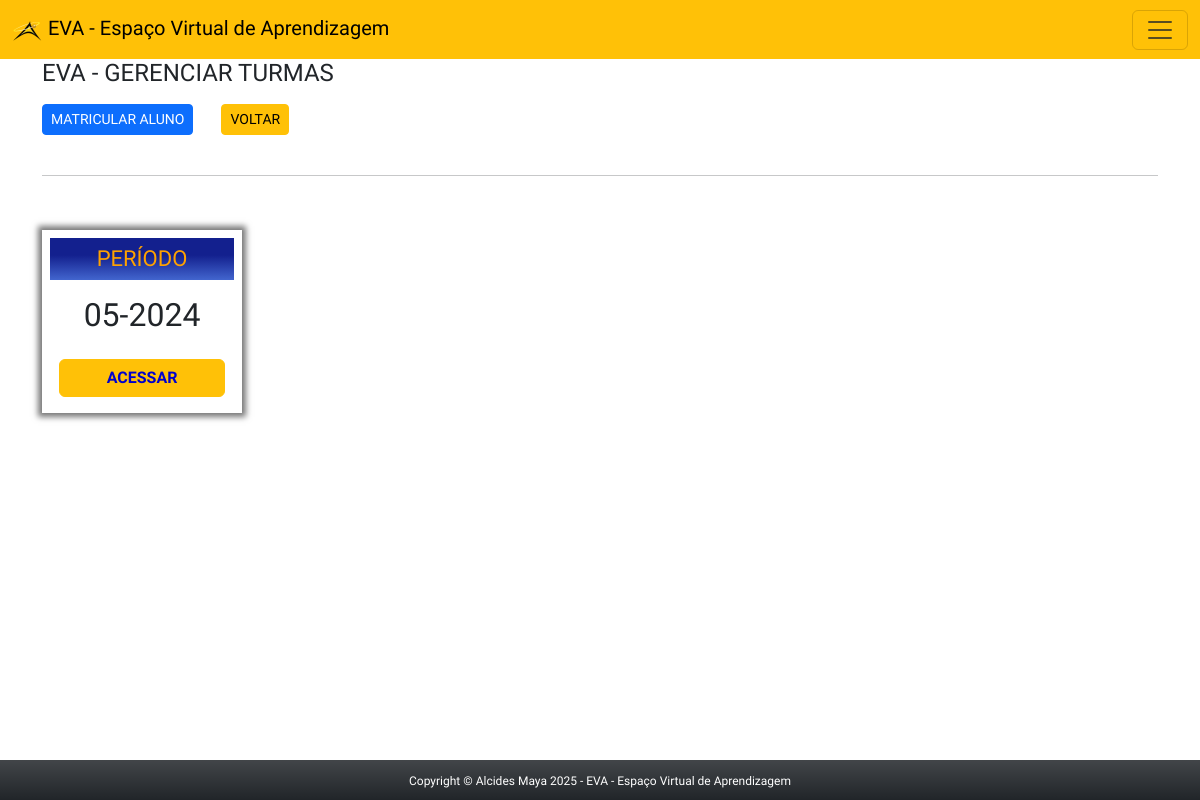
Before: /app/view/adminTurmasPer.php (signed in) with the older database file.
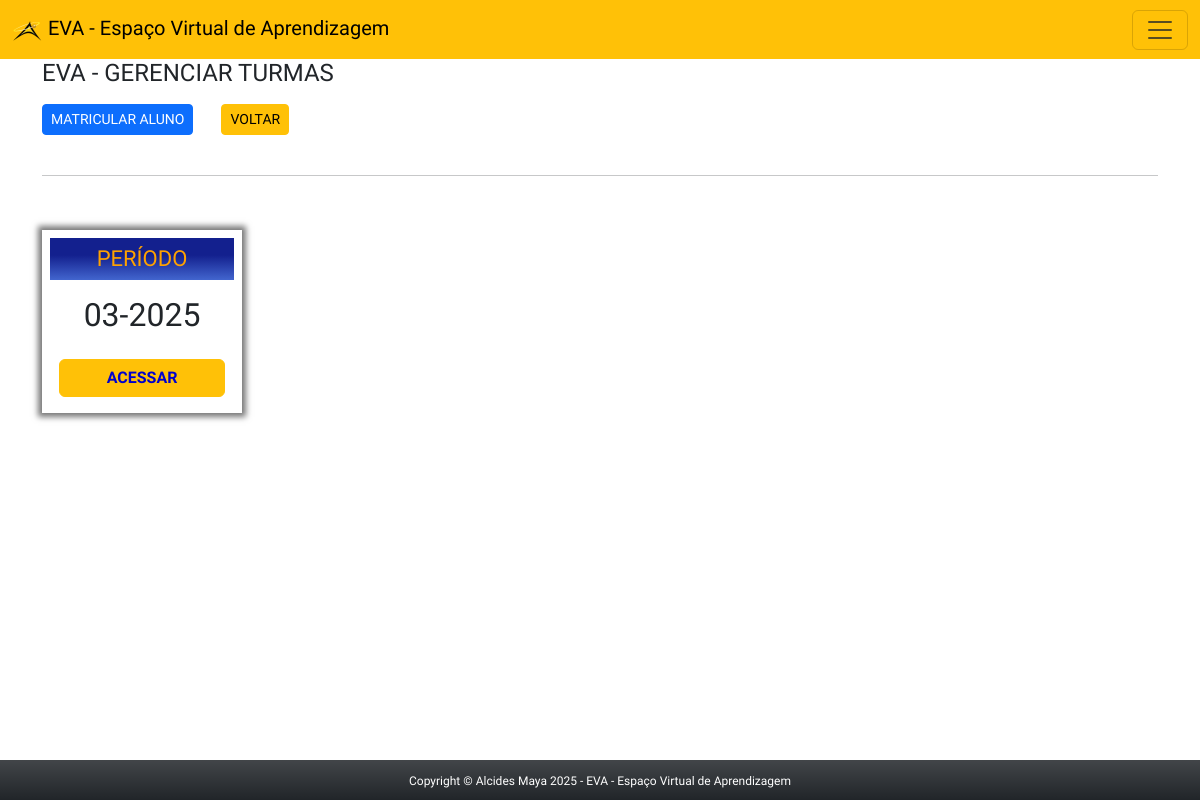
After: the same page with the newer database file.
### tables this page shows
CREATE TABLE `periodos` (
  `id_periodo` int(11) NOT NULL,
  `periodo` varchar(50) NOT NULL,
  `data_criado` timestamp NOT NULL DEFAULT CURRENT_TIMESTAMP,
  `data_editado` timestamp NOT NULL DEFAULT CURRENT_TIMESTAMP ON UPDATE CURRENT_TIMESTAMP
);

### app/config/connect.php (called while the page is built, shortened)
<?php
abstract class Connect {
    private $servidor = 'localhost';
    private $user = 'root';
    private $pass = 'usbw';
    private $banco = 'eva';
    private function connect() {
        $this->conn = new PDO("mysql:host=$this->servidor;dbname=$this->banco", $this->user, $this->pass);
    }
}
?>

### app/model/periodo.php (called while the page is built, shortened)
<?php
require_once '../config/connect.php';
class Periodo extends Connect{
    private $tabela = 'periodos';
    public function consultarPeriodos(){
        $sql = "SELECT id_periodo, periodo FROM $this->tabela
        ORDER BY periodo DESC";
        $stmt = $this->conn->prepare($sql);
        $stmt->execute();
        $result = $stmt->fetchAll(PDO::FETCH_ASSOC);
        return $result;
    }
}

### app/view/adminTurmasPer.php (the view, shortened to what this page needs)
<?php
if (isset($_SESSION['logado']) && $_SESSION['logado'] == true && $_SESSION['nivel'] == 9) {
?>
    <!DOCTYPE html>
    <html lang="pt-br">
    <head>
        <link rel="stylesheet" href="css/style.css">
    </head>
    <body>
        <div class="container-full">
            <?php require_once 'headerAdmin.php'; ?>
            <section class="container main bg-white">
                <h4 class="mb-3"> EVA - GERENCIAR TURMAS</h4>
                <button type="button" class="btn btn-sm btn-primary" data-bs-toggle="modal" data-bs-target="#matAluno">
                    MATRICULAR ALUNO
                </button>
                <a href="indexAdmin.php" class="btn btn-sm btn-warning ms-4">VOLTAR</a>
                <br>&nbsp;
                <hr class="pt-1 pb-1">
                     <?php
                        $periodo = new Periodo();
                        $consulta = $periodo->consultarPeriodos();
                        foreach ($consulta as $linha) {
                            $periodo = $linha['periodo'];
                            $periodoId = $linha['id_periodo'];
                            echo "
                            <figure class='ucs'>
                                <h3>PERÍODO</h3>
								<h2 class='py-3'>$periodo</h2>
							<figcaption>
								<a href='adminTurmasDisc.php?id=$periodoId' class='btn btn-warning uc'>ACESSAR</a>
							</figcaption>
						</figure>";
                        }
                        ?>
            </section>
            <?php require_once 'footer.php'; ?>
        </div>
    </body>
    </html>
<?php
} else {
    header('Location: ../index.php');
}
?>

Changed rows visible on the page:
changed periodos: periodo "05-2024" → "03-2025"
